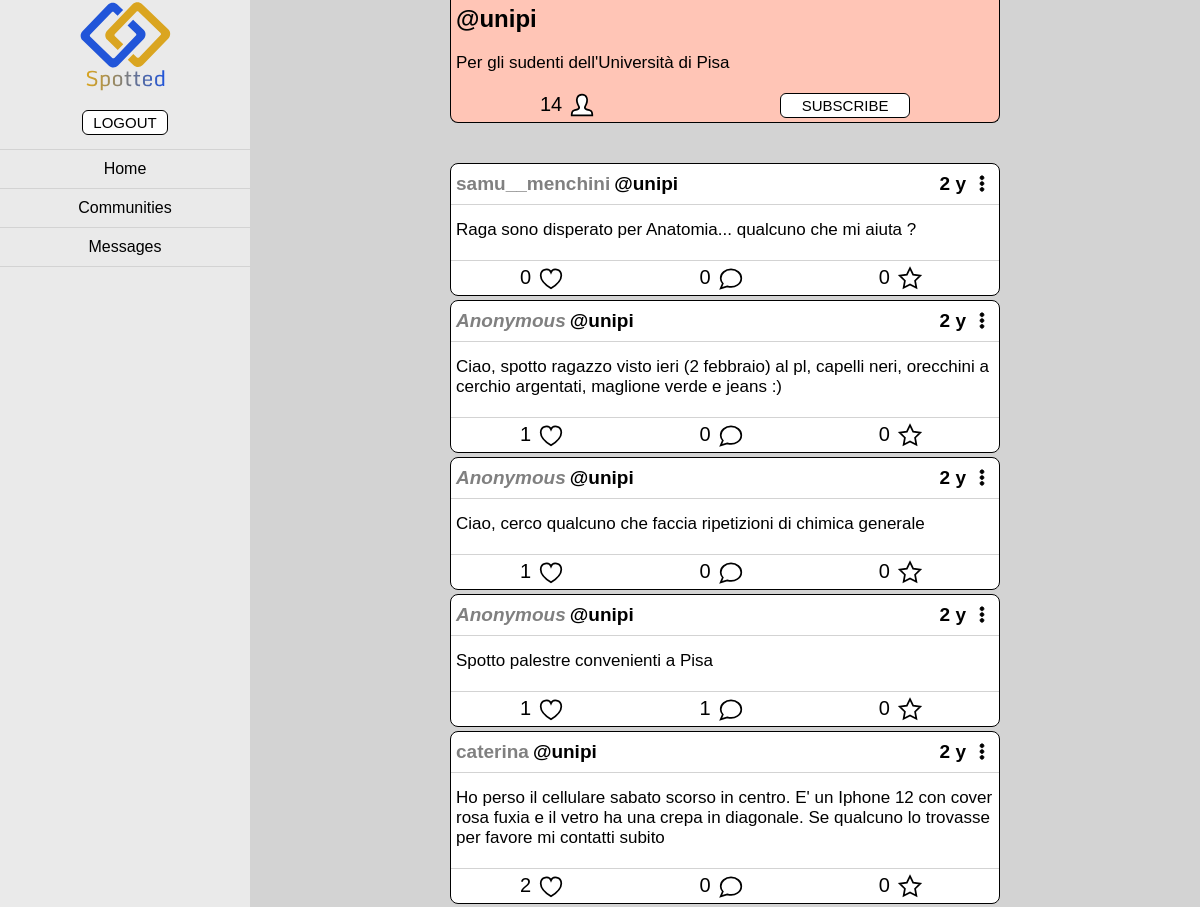
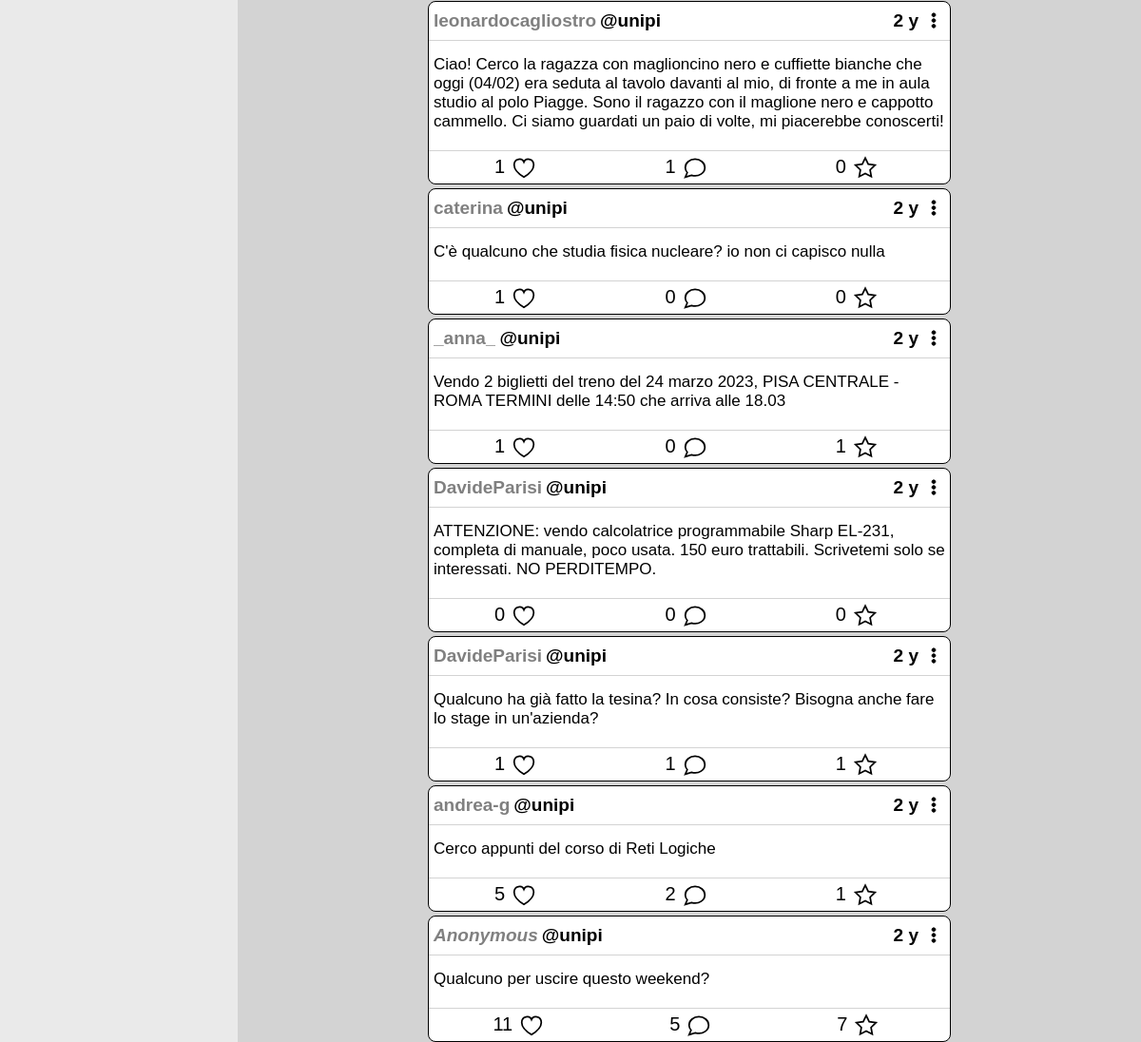
The app's page /community.php?community=unipi (signed in) with its own data (2 pictures, top to bottom).
### tables this page shows
CREATE TABLE `communities` (
  `creation_time` timestamp NOT NULL DEFAULT CURRENT_TIMESTAMP,
  `name_` varchar(30) NOT NULL,
  `creator` varchar(20) DEFAULT NULL,
  `description` text,
  PRIMARY KEY (`name_`),
  KEY `creator` (`creator`),
  CONSTRAINT `communities_ibfk_1` FOREIGN KEY (`creator`) REFERENCES `users` (`username`)
);

CREATE TABLE `posts` (
  `id` int(11) NOT NULL AUTO_INCREMENT,
  `creation_time` timestamp NOT NULL DEFAULT CURRENT_TIMESTAMP,
  `username` varchar(20) DEFAULT NULL,
  `content` text NOT NULL,
  `nlikes` int(11) NOT NULL DEFAULT '0',
  `community` varchar(30) DEFAULT NULL,
  `ncomments` int(11) NOT NULL DEFAULT '0',
  `anonym` tinyint(1) NOT NULL DEFAULT '0',
  `napplies` int(11) DEFAULT '0',
  `open` tinyint(1) DEFAULT '1',
  PRIMARY KEY (`id`),
  KEY `username` (`username`),
  KEY `posts_ibfk_2` (`community`),
  CONSTRAINT `posts_ibfk_1` FOREIGN KEY (`username`) REFERENCES `users` (`username`) ON DELETE CASCADE ON UPDATE CASCADE,
  CONSTRAINT `posts_ibfk_2` FOREIGN KEY (`community`) REFERENCES `communities` (`name_`) ON DELETE SET NULL ON UPDATE CASCADE
);

### php/database.php (called while the page is built, shortened)
<?php
function get_community($active_user, $database, $community_name)
{
    $query = $database->prepare("SELECT (SELECT COUNT(*) FROM subscriptions WHERE community = ?) AS count, C.*, IF(S.username IS NOT NULL, 1, 0) AS subscribed FROM communities C LEFT OUTER JOIN subscriptions S ON C.name_ = S.community AND S.username = ? WHERE C.name_ = ?");
    $query->bind_param("sss", $community_name, $active_user, $community_name);
    $query->execute();
    if($result = $query->get_result())
    {
        $row =  $result->fetch_assoc();
        return $row;
    }
    else
    {
        die("Connection failed: " . $database->connect_error);
    }
}
function get_community_posts($database, $community_name, $maxid = PHP_INT_MAX, $offset = 0, $nposts = 15)
{
    $query = $database->prepare("SELECT posts.* FROM posts WHERE community = ? AND id < ? ORDER BY id DESC LIMIT ?, ?");
    $query->bind_param("siii", $community_name, $maxid, $offset, $nposts);
    $query->execute();
    if($result = $query->get_result())
    {
        return $result;
    }
    else
    {
        die("Connection failed: " . $database->connect_error);
    }
}
function is_applied($database, $post, $user)
{
    $query = $database->prepare("SELECT accepted FROM applications WHERE username = ? AND post = ?");
    $query->bind_param("si", $user, $post);
    $query->execute();
    if($result = $query->get_result())
    {
        return 0;
    }
    else
    {
        die("Connection failed: " . $database->connect_error);
    }
}
function is_liked($database, $post, $user)
{
    $query = $database->prepare("SELECT COUNT(*) AS C FROM likes WHERE username = ? AND post = ?");
    $query->bind_param("si", $user, $post);
    $query->execute();
    if($result = $query->get_result())
    {
        $row = $result->fetch_assoc();
        if($row["C"] != 0)
            return true;
        else
            return false;
    }
    else
    {
        die("Connection failed: " . $database->connect_error);
    }
}
?>

### php/display.php (the view, shortened to what this page needs)
<?php
    require_once "database.php";
    function display_community($active_user, $database, $community)
    {
        echo "<div ";
        if($community["subscribed"])
            echo "class= 'community community_subscribed'";
        else
            echo "class= 'community community_unsubscribed'";
        echo " id = 'community+".$community['name_']."'><div class = 'community_title'><a href='./community.php?community=".$community["name_"]."'>&#64;".$community['name_']."</a></div><div class = 'community_desc'>".nl2br(htmlspecialchars($community['description']))."</div>";
        echo "<div class = 'subbar'><div class='nsubs'>";
        echo "<span class = 'subcount' id = 'subs_count+".$community['name_']."'>".$community["count"]."</span>";
        echo "</div>";
        if(!$community["subscribed"])
            echo "<button id='subscribe_button+".$community['name_']."' class='subbutton subscribe'>SUBSCRIBE</button>";
        else
            echo "<button id='unsubscribe_button+".$community['name_']."' class='subbutton unsubscribe'>UNSUBSCRIBE</button>";
        echo "</div></div>";
    }
    function display_community_posts($database, $community)
    {
        $posts = get_community_posts($database, $community['name_']);
        while($row = $posts->fetch_assoc())
        {
            display_post($database, $row, $community["subscribed"]);
        }
    }
    function display_post($database, $post, $editable = true)
    {
        echo post_html($database, $post, $editable);
    }
    function time_elapsed($date)
    {
        $interval = strtotime(date('Y-m-d H:i:s', time())) - strtotime($date);
        $interval = floor($interval / 60);
        $interval = floor($interval / 60);
        $interval = floor($interval / 24);
        $interval = floor($interval / 30.436875);
        $interval = floor($interval / 12);
            return $interval." y";
    }
    function like_icon()
    {
        return "<svg class='likeicon' width='40px' height='40px' viewBox='-2 -3 28 28'><path d='M12 4.435c-1.989-5.399-12-4.597-12 3.568 0 4.068 3.06 9.481 12 14.997 8.94-5.516 12-10.929 12-14.997 0-8.118-10-8.999-12-3.568z'></path></svg>";
    }
    function comm_icon()
    {
        return "<svg class='commicon' width=40px height= 40px viewBox='-2 -3 28 28'><path d='M12 1c-6.628 0-12 4.573-12 10.213 0 2.39.932 4.591 2.427 6.164l-2.427 5.623 7.563-2.26c9.495 2.598 16.437-3.251 16.437-9.527 0-5.64-5.372-10.213-12-10.213z'></path></svg>";
    }
    function apply_icon()
    {
        return "<svg class='appicon' width=40px height= 40px viewBox='-2 -2 28 28'><path d='M12 .587l3.668 7.568 8.332 1.151-6.064 5.828 1.48 8.279-7.416-3.967-7.417 3.967 1.481-8.279-6.064-5.828 8.332-1.151z'></path></svg>";
    }
    function dotdotdot($type)
    {
        return "<svg class='dotdotdot_".$type."' width=40px height= 40px viewBox='-2 -5 28 28'><path d='m12 16.495c1.242 0 2.25 1.008 2.25 2.25s-1.008 2.25-2.25 2.25-2.25-1.008-2.25-2.25 1.008-2.25 2.25-2.25zm0-6.75c1.242 0 2.25 1.008 2.25 2.25s-1.008 2.25-2.25 2.25-2.25-1.008-2.25-2.25 1.008-2.25 2.25-2.25zm0-6.75c1.242 0 2.25 1.008 2.25 2.25s-1.008 2.25-2.25 2.25-2.25-1.008-2.25-2.25 1.008-2.25 2.25-2.25z'></path></svg>";
    }
    function post_html($database, $post, $editable = true)
    {
        if($post["open"])
            $postHTML = "<div class='post' id = 'post_".$post['id']."'>";
        else
            $postHTML = "<div class='post post_close' id = 'post_".$post['id']."'>";
        $postHTML .= "<div class='titlebar'>";
        if($_SESSION["name"] == $post["username"])
            $title_own_class = "title_own";
        else
            $title_own_class = "title_ext";
        if($post['anonym'] == 0)
            $postHTML .= "<p class='title username ".$title_own_class."'><a href='./user.php?user=".$post["username"]."'>".$post['username']."</a></p>";
        else
            $postHTML .= "<p class='title anonym ".$title_own_class."'>"."Anonymous"."</p>";
        $postHTML .= "<p class='title post_community'><a href = './community.php?community=".$post['community']."'>&#64;".$post['community']."</a></p>";
        $postHTML .= "<p class = 'title date'><time datetime = '".$post["creation_time"]."'>".time_elapsed($post["creation_time"])."</time></p>";
        if($_SESSION["name"] == $post["username"])
            $postHTML .= "<div class = 'dotdotdot_wrap' id = 'dotdotdot_".$post['id']."_own_".$post["open"]."'>".dotdotdot("post")."</div></div>";
        else
            $postHTML .= "<div class = 'dotdotdot_wrap' id = 'dotdotdot_".$post['id']."_ext_".$post['open']."'>".dotdotdot("post")."</div></div>";
        $postHTML .= "<p class='postcontent'>".nl2br(htmlspecialchars($post['content']))."</p>";
        if($editable)
            $postHTML .= "<div class = 'postbar' id = 'postbar_".$post['id']."'>";
        else
            $postHTML .= "<div class = 'postbar' id = 'unedit_postbar_".$post['id']."'>";
        if(is_liked($database, $post['id'], $_SESSION['name']))
            $postHTML .= "<div class='likes liked' id='liked_".$post['id']."'>";
        else
            $postHTML .= "<div class='likes unliked' id='unliked_".$post['id']."'>";
        $postHTML .= "<span class='likecount'>".$post['nlikes']."</span>".like_icon()."</div>";
        $postHTML .= "<div class='ncomments showcomments' id='showcomments_".$post['id']."_0'><span class='commcount'>".$post['ncomments']."</span>".comm_icon()."</div>";
        if($_SESSION["name"] == $post["username"])
            $postHTML .= "<div class='apply_button show_applicants' id='showapp_".$post['id']."'>";
        else
        {
            $app_status = is_applied($database, $post['id'], $_SESSION['name']);
            if($app_status == 2)
                $postHTML .= "<div class='apply_button applied accepted_app' id='acceptedapp_".$post['id']."_".get_application_id($_SESSION["name"], $database, $post['id'])."'>";
            elseif($app_status == 1)
                $postHTML .= "<div class='apply_button applied pending_app' id='applied_".$post['id']."'>";
            elseif($app_status == 0)
                $postHTML .= "<div class='apply_button unapplied' id='unapplied_".$post['id']."'>";
        }
        $postHTML .= "<span class='applycount'>".$post["napplies"]."</span>".apply_icon()."</div>";
        $postHTML .= "</div><div class='comments' id='comments_".$post['id']."'><div id = 'addcommentcontainer_".$post['id']."'></div><div id='comments_div_".$post['id']."'></div><div id = 'loadmore_comments_containet_".$post['id']."'></div></div>";
        $postHTML .= "<div class='applicants' id='applicants_".$post['id']."'><div id='applicants_div_".$post['id']."'></div><div id = 'loadmore_app_containet_".$post['id']."'></div></div></div>";
        return $postHTML;
    }
?>

### css/common_style.css (style rules this page uses)
html { cursor: default; margin: 0; padding: 0; font-size: 16px; height: 100%; background-color: lightgray; font-family:'Gill Sans', 'Gill Sans MT', 'Calibri', 'Trebuchet MS', sans-serif; }
body { margin: 0; }
button, select, a.button { display: inline-block; border: 1px solid black; font-family:'Gill Sans', 'Gill Sans MT', 'Calibri', 'Trebuchet MS', sans-serif; font-size: 0.9375rem; border-radius: 0.375rem; background-color: white; box-sizing: border-box; padding: 0.1875rem; padding-left: 0.625rem; padding-right: 0.625rem; margin-top: 0.25rem; margin-bottom: 0.25rem; cursor: pointer; transition-duration: 100ms; height: 1.5625rem; }
.postcontent { padding: 0.3125rem; padding-top: 0.9375rem; padding-bottom: 1.25rem; font-size: 1.0625rem; margin: 0; overflow-wrap: break-word; }
.titlebar { padding: 0.3125rem; display: flex; border-bottom: 1px solid lightgray; }
.title { margin-top: 0.25rem; margin-bottom: 0.25rem; margin-right: 0.25rem; font-size: 1.1875rem; font-weight: bold; text-overflow: ellipsis; }
.anonym { color: gray; font-style: italic; }
.username { color: gray; overflow: hidden; word-break: keep-all; }
.post_community { color: black; overflow: hidden; word-break: keep-all; }
.date { margin-left: auto; white-space: nowrap; }
.post { box-sizing: border-box; border: 1px solid black; border-radius: 0.5rem; margin-top: 0.25rem; margin-bottom: 0.25rem; padding: 0; background-color: white; transition-duration: 100ms; }
.postbar { display: flex; justify-content: space-around; font-size: 1.25rem; border-top: 1px solid lightgray; padding: 0.3125rem; }
.likes, .ncomments, .apply_button, .dotdotdot_wrap_comm, .dotdotdot_wrap { cursor: pointer; }
.likes, .ncomments, .apply_button, .nsubs { display: flex; }
.commicon, .likeicon, .appicon, .subicon { stroke: black; stroke-width: 2px; fill: white; height: 1.5rem; width: 2.5rem; }
.dotdotdot_post { stroke: black; height: 1.5rem; width: 1.5rem; }
.commicon, .likeicon, .appicon { transition-duration: 100ms; }
.community { border: 1px solid black; border-radius: 0.5rem; margin-top: 0.25rem; margin-bottom: 0.25rem; transition-duration: 100ms; }
.community_unsubscribed { background-color: rgb(255, 197, 182); }
.community_desc { margin-bottom: 0.625rem; padding: 0.3125rem; font-size: 1.0625rem; overflow-wrap: break-word; }
.community_title { font-size: 1.1875rem; font-weight: bold; margin-bottom: 0.625rem; padding: 0.3125rem; }
.subbar { display: flex; justify-content: space-around; font-size: 1.25rem; height: 2.125rem; align-items: center; }
.subbutton, .subbutton_loading { margin: 0; min-width: 8.125rem; }
a { color: inherit; text-decoration: inherit; }

### css/community.css (style rules this page uses)
.community { border-top: 0; border-top-left-radius: 0; border-top-right-radius: 0; margin-top: 0; }
.community_title { font-size: 1.5rem; }

### records on screen
communities: name_ "unipi", description "Per gli sudenti dell'Università di Pisa"
posts: username "samu__menchini", community "unipi", creation_time "2 y", content "Raga sono disperato per Anatomia... qualcuno che mi aiuta ?", nlikes "0", ncomments "0", napplies "0"
posts: community "unipi", creation_time "2 y", content "Ciao, spotto ragazzo visto ieri (2 febbraio) al pl, capelli neri, orecchini a cerchio argentati, maglione verde e jeans :)", nlikes "1", ncomments "0", napplies "0"
posts: community "unipi", creation_time "2 y", content "Ciao, cerco qualcuno che faccia ripetizioni di chimica generale", nlikes "1", ncomments "0", napplies "0"
posts: community "unipi", creation_time "2 y", content "Spotto palestre convenienti a Pisa", nlikes "1", ncomments "1", napplies "0"
posts: username "caterina", community "unipi", creation_time "2 y", content "Ho perso il cellulare sabato scorso in centro. E' un Iphone 12 con cover rosa fuxia e il vetro ha una crepa in diagonale. Se qualcuno lo trovasse per favore mi contatti subito", nlikes "2", ncomments "0", napplies "0"
posts: username "leonardocagliostro", community "unipi", creation_time "2 y", content "Ciao! Cerco la ragazza con maglioncino nero e cuffiette bianche che oggi (04/02) era seduta al tavolo davanti al mio, di fronte a me in aula studio al polo Piagge. Sono il ragazzo con il maglione nero e cappotto cammello. Ci siamo guardati un paio di volte, mi piacerebbe conoscerti!", nlikes "1", ncomments "1", napplies "0"
posts: username "caterina", community "unipi", creation_time "2 y", content "C'è qualcuno che studia fisica nucleare? io non ci capisco nulla", nlikes "1", ncomments "0", napplies "0"
posts: username "_anna_", community "unipi", creation_time "2 y", content "Vendo 2 biglietti del treno del 24 marzo 2023, PISA CENTRALE - ROMA TERMINI delle 14:50 che arriva alle 18.03", nlikes "1", ncomments "0", napplies "1"
posts: username "DavideParisi", community "unipi", creation_time "2 y", content "ATTENZIONE: vendo calcolatrice programmabile Sharp EL-231, completa di manuale, poco usata. 150 euro trattabili. Scrivetemi solo se interessati. NO PERDITEMPO.", nlikes "0", ncomments "0", napplies "0"
posts: username "DavideParisi", community "unipi", creation_time "2 y", content "Qualcuno ha già fatto la tesina? In cosa consiste? Bisogna anche fare lo stage in un'azienda?", nlikes "1", ncomments "1", napplies "1"
posts: username "andrea-g", community "unipi", creation_time "2 y", content "Cerco appunti del corso di Reti Logiche", nlikes "5", ncomments "2", napplies "1"
posts: community "unipi", creation_time "2 y", content "Qualcuno per uscire questo weekend?", nlikes "11", ncomments "5", napplies "7"

### other values on screen
$community["count"] "14"
